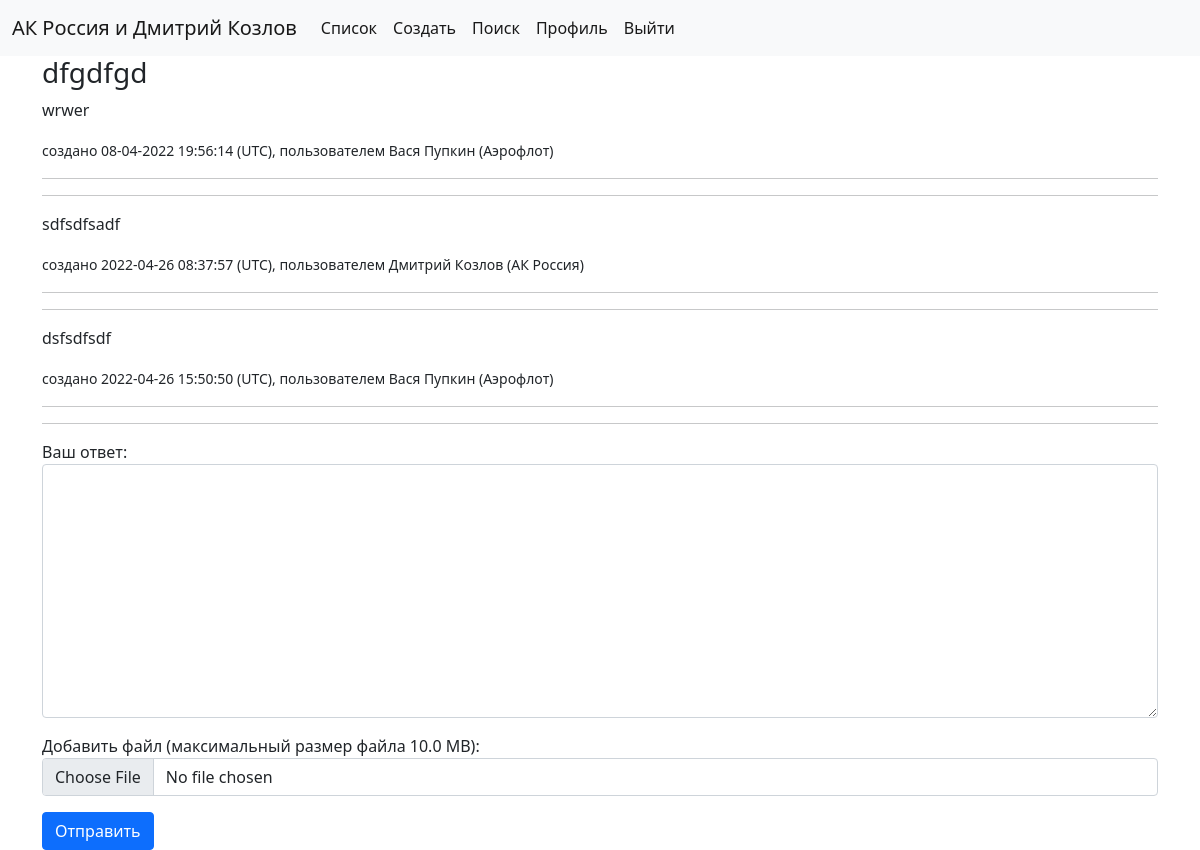
/9/ (signed in), run on an earlier commit of the app's database.
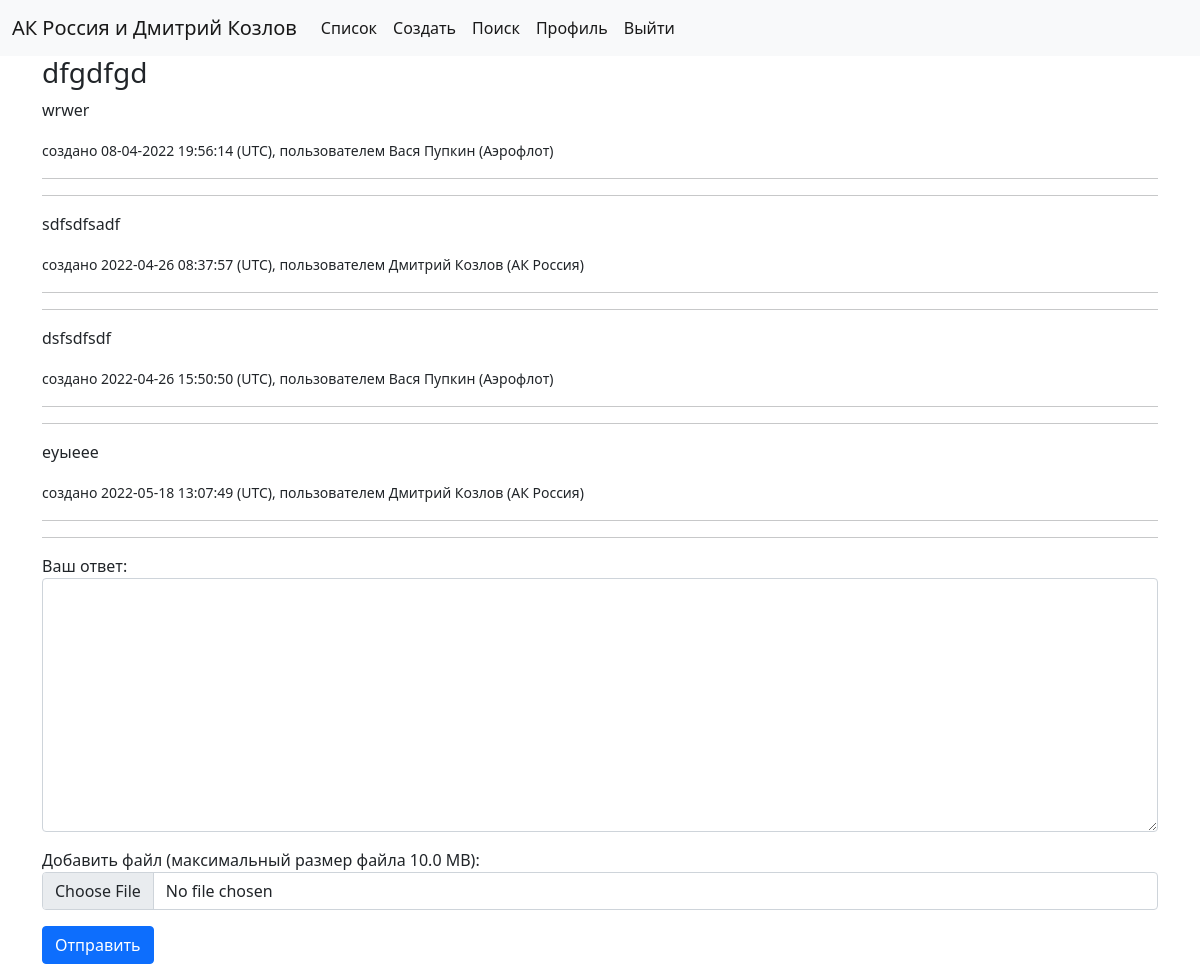
And on a later commit of the database.
### cases/models.py (models this page shows, shortened)
class Comment(models.Model):
    body = models.TextField()
    author = models.ForeignKey(User, on_delete=models.SET_NULL, blank=True, null=True)
    case = models.ForeignKey(Case, on_delete=models.CASCADE, related_name='comments')
    docfile = models.FileField(upload_to=case_directory_path, blank=True, null=True)
    created = models.DateTimeField(auto_now_add=True)
    def timestamp(self):
        return self.created.strftime("%Y-%m-%d %H:%M:%S")

### account/models.py (models this page shows, shortened)
class Profile(models.Model):
    user = models.OneToOneField(User, on_delete=models.CASCADE, related_name='profile')
    airline = models.ForeignKey(Airline, on_delete=models.CASCADE, null=True)

class Airline(models.Model):
    airline = models.CharField(max_length=255)
    def __str__(self):
        return self.airline

### cases/views.py (the view, shortened to what this page needs)
# urls.py: path('<int:pk>/', CaseDetailView.as_view(), name='detail'),
class CaseDetailView(LoginRequiredMixin, View):
    template_name = 'cases/detail.html'
    def get(self, request, pk):
        case = get_object_or_404(Case.objects.select_related('module', 'author', 'author__profile', 'author__profile__airline'), pk=pk)
        comments = case.comments.select_related('author', 'author__profile', 'author__profile__airline').all()
        context = {
            'item': case,
            'comments': comments
        }
        if case.active:
            form = CommentForm()
            context['form'] = form
        return render(request, template_name=self.template_name, context=context)

### cases/forms.py (shortened to what this page needs)
class CommentForm(forms.ModelForm):
    class Meta:
        model = Comment
        fields = ['body', 'docfile']
        widgets = {
            'body': forms.Textarea(attrs={'class': 'form-control'}),
            'docfile': forms.FileInput(attrs={'class': 'form-control'}),
        }
        labels = {
            'body': 'Ваш ответ',
            'docfile': f'Добавить файл (максимальный размер файла {filesizeformat(settings.MAX_UPLOAD_SIZE)})',
        }

### cases/models.py (called while the page is built)
    def timestamp(self):
        return self.created.strftime("%d-%m-%Y %H:%M:%S")

### cases/templates/cases/detail.html (shortened to what this page needs)
{% extends "cases/base.html" %}
{% block content %}
<h3>{{ item.title }}{% if not item.active %} (Заявка закрыта){% endif %}</h3>
{% include 'cases/snippets/post.html' with item=item %}
{% for comment in comments.all %}
    {% include 'cases/snippets/post.html' with item=comment %}
{% endfor %}
<form method="post" enctype="multipart/form-data">
    {{ form.as_p }}
    {% if item.active %}
        <button type="submit" class="btn btn-primary">Отправить</button>
    {% endif %}
</form>
{% endblock %}

### cases/templates/cases/snippets/post.html (shortened to what this page needs)
<p>{% if item.description %}{{item.description }}{% else %}{{item.body}}{% endif %}</p>
<small>создано {{ item.timestamp }} (UTC), пользователем {{ item.author.first_name }} {{ item.author.last_name }} ({{ item.author.profile.airline }})</small>
<hr>
<hr>

What changed in the data, as far as the page shows it:
added Comment: body "еуыеее", timestamp "2022-05-18 13:07:49", author.first_name "Дмитрий", author.last_name "Козлов", author.profile.airline "АК Россия"
